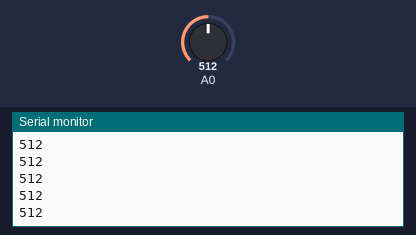
The sketch below on a simulated Arduino Uno, built with avr-gcc and run on an emulated ATmega328P. Parts: the last lines printed to the serial monitor. The inputs (shaded band) are chosen by the test bench; at power-on: A0 = 512.

Above: at 1.2 s.
1.3 s: A0 set to 716
At 1.8 s:
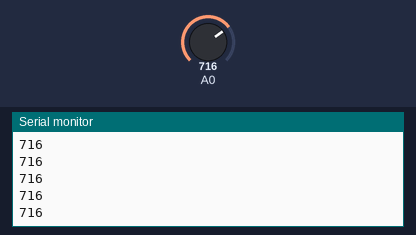
2.8 s: A0 set to 900
At 3.8 s:
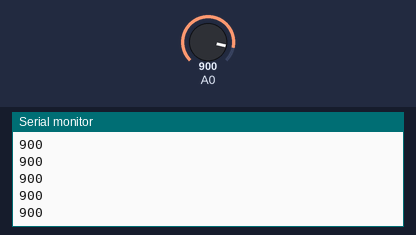
Timing chart, 0 to 5.8 s (numbered marks = the images above; inputs shaded):
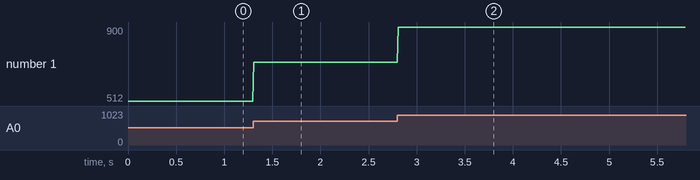

The sketch:

3._Intensity_of_light_using_photoresistor.ino
```cpp
void setup()
{
  pinMode(A0, INPUT);
  Serial.begin(9600);
}

void loop()
{
  int sensorReading = analogRead(A0);
  Serial.println(sensorReading);
  delay(10);
}
```

Measured:
- after the input at 1.3 s, the serial monitor: prints a new line at once (image 1)
- after the input at 2.8 s, the serial monitor: prints a new line at once (image 2)
- plotted number 1: 512 → 716 after the input at 1.3 s, 716 → 900 after the input at 2.8 s
